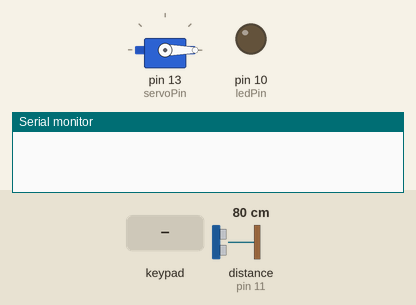
Bench run of a sketch on a simulated Arduino Uno, built with avr-gcc and run on an emulated ATmega328P. Parts: servo, output pins drawn as LEDs (lit = HIGH), the last lines printed to the serial monitor. Wiring (inferred from the names in the program): ultrasonic range finder: trigger pin 12; echo pin 11. The test bench sets the inputs (shaded band); at power-on: distance to the obstacle (sensor on pin 11) 80 cm. The echo pulse lasts 58.3 µs per cm; pins used as bus, display or sensor lines are not drawn.

Above: at 1.2 s.
1.3 s: keypad keys 2 3 4 0 A pressed 0.4 s apart
At 3.7 s:
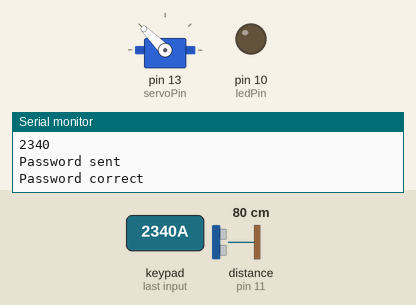
5.5 s: distance to the obstacle (sensor on pin 11) set to 12 cm
7.0 s: distance to the obstacle (sensor on pin 11) set to 9 cm
At 8.1 s:
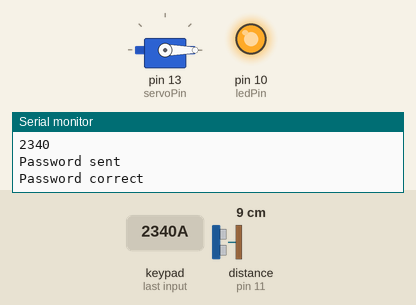
8.5 s: keypad keys 2 3 4 0 A pressed 0.4 s apart
At 10.5 s:
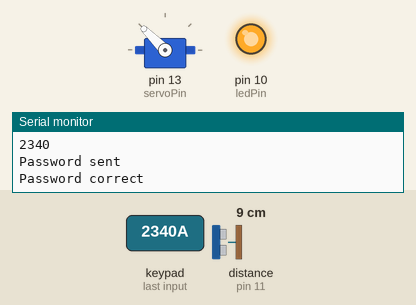
Timing chart, 0 to 12.0 s (numbered marks = the images above; inputs shaded):
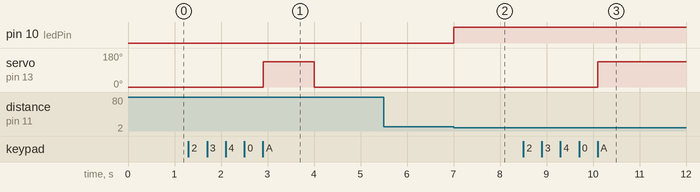

The sketch:

test.ino
```cpp
#include <Keypad.h>
#include <Servo.h>
#include <TimeLib.h>
const int ROW_NUM = 4; //four rows
const int COLUMN_NUM = 4; //four columns

char keys[ROW_NUM][COLUMN_NUM] = {
  {'1','2','3', 'A'},
  {'4','5','6', 'B'},
  {'7','8','9', 'C'},
  {'*','0','#', 'D'}
};

byte triggerPin = 12;
byte echoPin = 11;
byte ledPin = 10;

byte servoPin = 13;
byte pin_rows[ROW_NUM] = {9, 8, 7, 6}; //connect to the row pinouts of the keypad
byte pin_column[COLUMN_NUM] = {5, 4, 3, 2}; //connect to the column pinouts of the keypad

Keypad keypad = Keypad( makeKeymap(keys), pin_rows, pin_column, ROW_NUM, COLUMN_NUM );
Servo myservo;

void setup(){
  Serial.begin(9600);
  myservo.attach(servoPin);
  myservo.write(0);
  pinMode(triggerPin, OUTPUT);
  pinMode(echoPin, INPUT);
  pinMode(ledPin, OUTPUT);
}
char password [5] = "2340";
char input [5] = "";
int counter = 0;
bool open = false;
time_t epoch_since_close = 0;

void loop(){
  long duration, distance;
  digitalWrite(triggerPin, LOW);
  delayMicroseconds(2);
  digitalWrite(triggerPin, HIGH);
  delayMicroseconds(10);
  digitalWrite(triggerPin, LOW);
  duration = pulseIn(echoPin, HIGH);
  distance = (duration/2) / 29.1;


  if (distance < 10) {
    epoch_since_close = now();
    //Serial.println(epoch_since_close);
    digitalWrite(ledPin, HIGH);
  }

  if (now() - epoch_since_close > 1) {
    digitalWrite(ledPin, LOW);
  }


  char key = keypad.getKey();
  if (open) {

    if (now() - epoch_since_close > 3) {
      myservo.write(0);
      open = false;
    }
  }
  if (key){
    //Serial.println(key);
    if (key == 'A') {
        Serial.println("Password sent");
        if (strcmp(input, password) == 0) {
            Serial.println("Password correct");
            myservo.write(135);
            open = true;
        }
        else {
            Serial.println("Password incorrect");
        }
        counter = 0;
        memset(input, 0, sizeof(input));
    }
    else if (counter < 4) {
        input[counter++] = key;
        Serial.println(input);
    }

  }
}
```

Measured:
- the behaviour switches between 11 and 10 cm on distance to the obstacle (sensor on pin 11) (found by bisection; images 1 and 2)
- after the input at 1.3 s, servo on pin 13 (servoPin): 0° → 135° after 1.6 s, → 0° 1.1 s later
- after the input at 5.5 s, every drawn part: stays the same
- after the input at 7.0 s, pin 10 (ledPin): LOW → HIGH at once
- after the input at 8.5 s, servo on pin 13 (servoPin): 0° → 135° after 1.6 s
